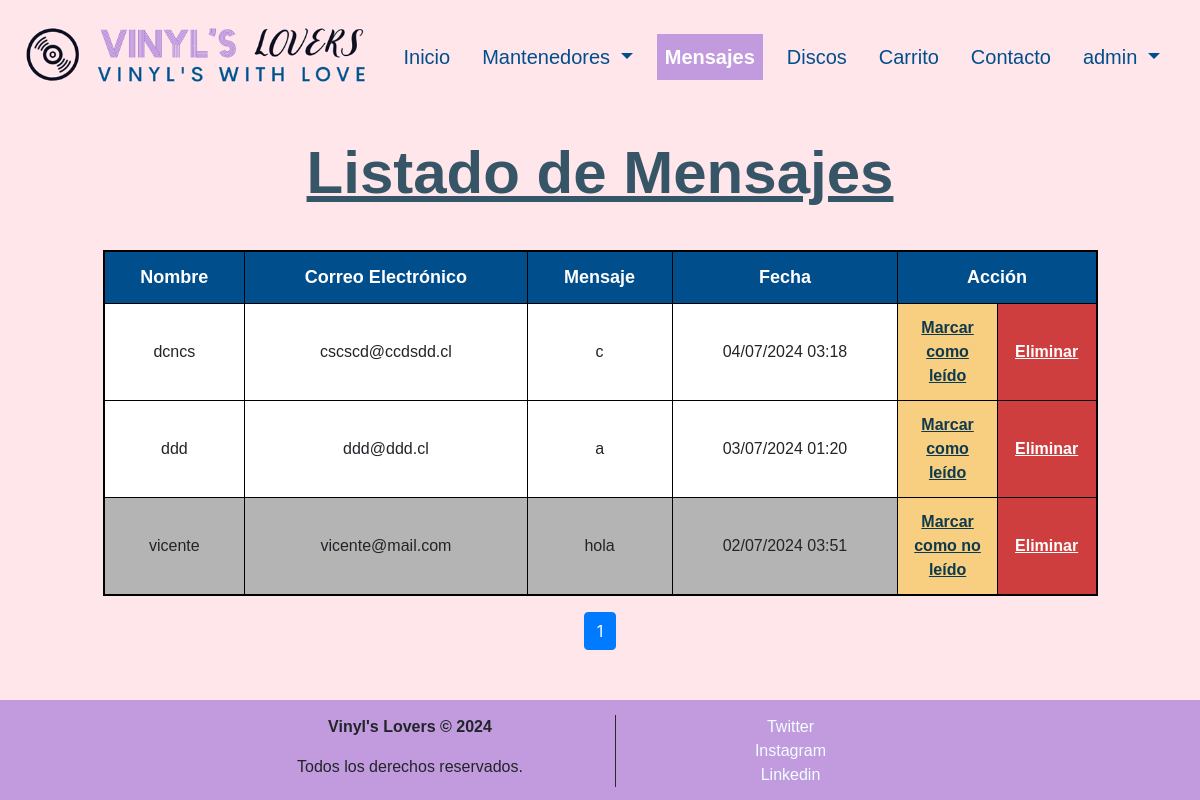
/mensajes (signed in), run on an earlier commit of the app's database.
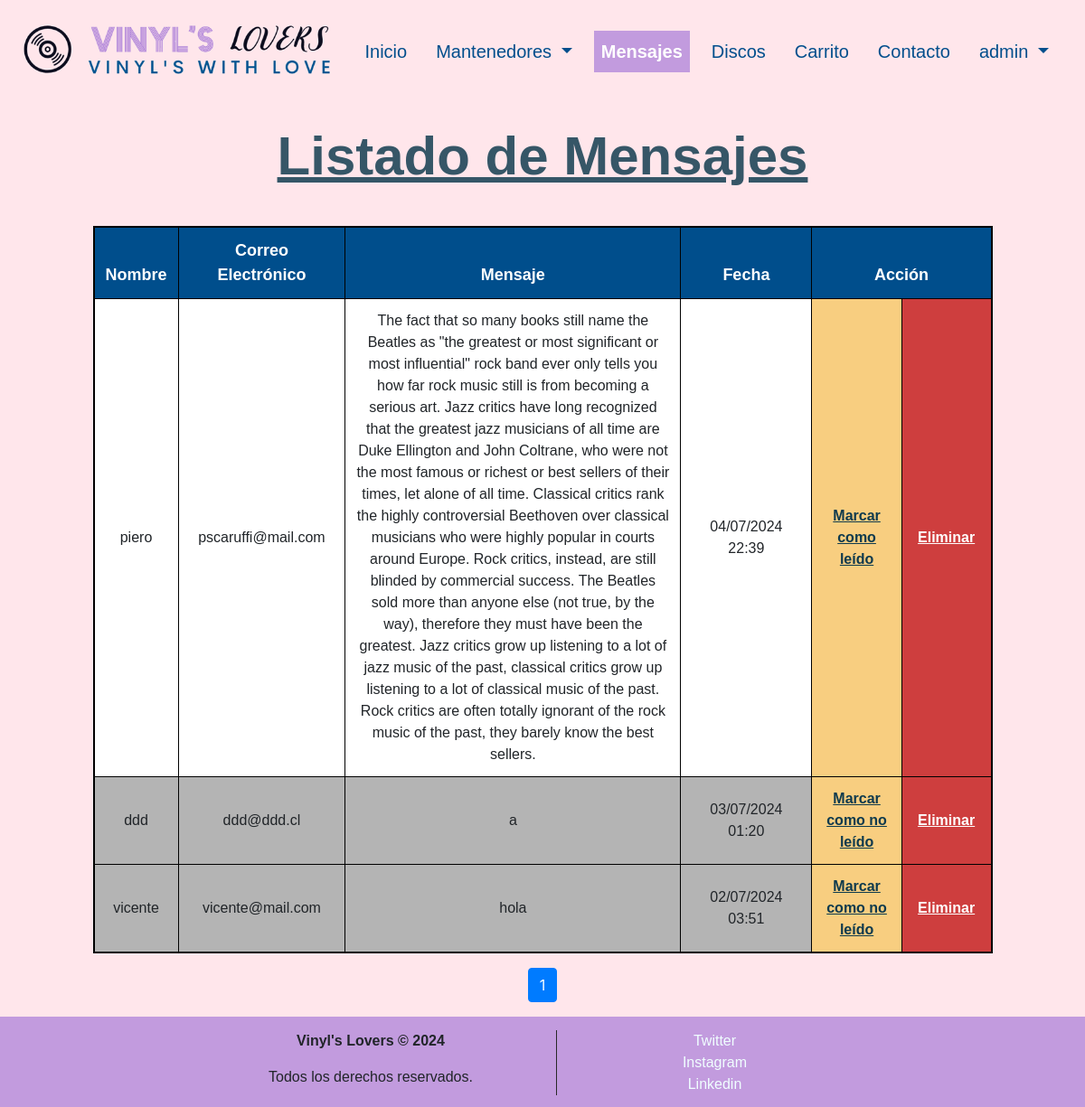
And on a later commit of the database.
### discos/models.py (models this page shows, shortened)
class Mensaje(models.Model):
    id_mensaje = models.AutoField(db_column='idMensaje', primary_key=True)
    nombre = models.CharField(max_length=100, null=False, blank=False)
    correo_electronico = models.EmailField(max_length=254, null=False, blank=False)
    mensaje = models.TextField(null=False, blank=False)
    fecha = models.DateTimeField(auto_now_add=True)
    leido = models.BooleanField(default=False, db_column='leido')

### discos/views.py (the view)
# urls.py: path('mensajes', views.listadoMensajes, name='mensajes'),
@login_required
def listadoMensajes(request):
    mensajes = Mensaje.objects.all().order_by('-fecha')
    paginator = Paginator(mensajes, 25)
    page = request.GET.get('page')
    try:
        mensajes = paginator.page(page)
    except PageNotAnInteger:
        mensajes = paginator.page(1)
    except EmptyPage:
        mensajes = paginator.page(paginator.num_pages)
    context = {'mensajes': mensajes, 'clase': 'mensajes'}
    return render(request, 'discos/mensajes.html', context)

### discos/templates/discos/mensajes.html (shortened to what this page needs)
{% extends "discos/base.html" %}
{% load static %}
{% block content %}
{% if user.is_staff %}
  <header>
    <div class="row justify-content-center">
      <div class="col-10">
          <h1>Listado de Mensajes</h1>
      </div>
    </div>
  </header>
  <div class="row justify-content-center">
    <div class="col-10">
      <div class="table-container">
            <table class="table table-striped">
                {% if mensajes %}
                    <thead>
                        <tr>
                            <th scope="col">Nombre</th>
                            <th scope="col">Correo Electrónico</th>
                            <th scope="col" class="col-mensaje">Mensaje</th>
                            <th scope="col">Fecha</th>
                            <th scope="col" colspan="2">Acción</th>
                        </tr>
                    </thead>
                    <tbody>
                        {% for mensaje in mensajes %}
                            <tr>
                                {% if mensaje.leido %}<td class="td-leido">{% else %}<td class="td-noleido">{% endif %} {{ mensaje.nombre }}</td>
                                {% if mensaje.leido %}<td class="td-leido">{% else %}<td class="td-noleido">{% endif %} {{ mensaje.correo_electronico }}</td>
                                {% if mensaje.leido %}<td class="td-leido col-mensaje">{% else %}<td class="td-noleido col-mensaje">{% endif %} {{ mensaje.mensaje }}</td>
                                {% if mensaje.leido %}<td class="td-leido">{% else %}<td class="td-noleido">{% endif %} {{ mensaje.fecha|date:"d/m/Y H:i" }}</td>
                                <td class="td-mark-read equal-width">
                                    {% if not mensaje.leido %}
                                        <a href="{% url 'cambiar_estado' pk=mensaje.id_mensaje %}">Marcar como leído</a>
                                    {% else %}
                                        <a href="{% url 'cambiar_estado' pk=mensaje.id_mensaje %}">Marcar como no leído</a>
                                    {% endif %}
                                </td>
                                <td class="td-delete equal-width"><a href="{% url 'mensajes_del' pk=mensaje.id_mensaje %}">Eliminar</a></td>
                            </tr>
                        {% endfor %}
                    </tbody>
                {% endif %}
            </table>
            <nav aria-label="Page navigation example">
              <ul class="pagination justify-content-center">
                  {% for num in mensajes.paginator.page_range %}
                      {% if mensajes.number == num %}
                          <li class="page-item active" aria-current="page"><span class="page-link">{{ num }}</span></li>
                      {% else %}
                          <li class="page-item"><a class="page-link" href="?page={{ num }}">{{ num }}</a></li>
                      {% endif %}
                  {% endfor %}
              </ul>
            </nav>
        </div>
    </div>
  </div>
{% else %}
  <div class="container-permisos">
    <h1>Error</h1>
    <p>No tienes permisos para ver esta página</p>
  </div>
{% endif %}
{% endblock %}

### discos/templates/discos/base.html (shortened to what this page needs)
{% load static %}
<!DOCTYPE html>
<html lang="en">
    <head>
        <link
          rel="stylesheet"
          href="https://cdn.jsdelivr.net/npm/bootstrap@4.6.2/dist/css/bootstrap.min.css"
        />
        <link rel="stylesheet" href="{% static 'css/styles.css' %}" />
      </head>
<body>
    <nav class="navbar navbar-expand-lg navbar-light bg-light">
        <a class="navbar-brand" href="{% url 'index' %}"><img src="{% static 'img/vllogo.png' %}" alt="logo" class="img-fluid"></a>
        <div class="collapse navbar-collapse" id="navbarSupportedContent">
          <ul class="navbar-nav mr-auto">
            {% if clase == 'index' %}<li class="nav-item active">{% else %}<li class="nav-item">{% endif %}
              <a class="nav-link" href="{% url 'index' %}">Inicio</a>
            </li>
            {% if user.is_staff %}
              {% if clase == 'mantenedores' %}<li class="nav-item dropdown active">{% else %}<li class="nav-item dropdown">{% endif %}
                  <a class="nav-link dropdown-toggle" href="#" id="navbarDropdown" role="button" data-toggle="dropdown" aria-haspopup="true" aria-expanded="false">
                    Mantenedores
                  </a>
              </li>
              {% if clase == 'mensajes' %}<li class="nav-item active">{% else %}<li class="nav-item">{% endif %}
                  <a class="nav-link" href="{% url 'mensajes' %}">Mensajes</a>
              </li>
            {% endif %}
            {% if clase == 'discos' %}<li class="nav-item active">{% else %}<li class="nav-item">{% endif %}
                <a class="nav-link" href="{% url 'discos' %}">Discos</a>
            </li>
            {% if clase == 'carrito' %}<li class="nav-item active">{% else %}<li class="nav-item">{% endif %}
                <a class="nav-link" href="{% url 'carrito' %}">Carrito <span id="orderBadge" class="badge badge-warning d-none">0</span></a>
            </li>
            {% if clase == 'contacto' %}<li class="nav-item active">{% else %}<li class="nav-item">{% endif %}
                <a class="nav-link" href="{% url 'contacto' %}">Contacto</a>
            </li>
            {% if user.is_authenticated %}
              {% if clase == 'perfil' %}<li class="nav-item dropdown active">{% else %}<li class="nav-item dropdown">{% endif %}
                  <a class="nav-link dropdown-toggle" href="#" id="navbarDropdown" role="button" data-toggle="dropdown" aria-haspopup="true" aria-expanded="false">
                      {{ user.username }}
                  </a>
              </li>
            {% else %}
              {% if clase == 'entrar' %}<li class="nav-item active">{% else %}<li class="nav-item">{% endif %}
                  <a class="nav-link" href="{% url 'entrar' %}">Entrar</a>
              </li>
            {% endif %}
          </ul>
        </div>
      </nav>
    {% block content %}{% endblock %}
    <footer class="footer">
      <div class="container">
          <div class="row justify-content-center">
              <div class="col-md-4">
                  <p><b>Vinyl's Lovers &copy; 2024</b></p>
                  <p>Todos los derechos reservados.</p>
              </div>
              <div class="col-md-4">
                  <div class="links-footer">
                      <a href="https://x.com/numetal_moment">Twitter</a><br>
                      <a href="https://www.instagram.com/alantiwa2000">Instagram</a><br>
                      <a href="https://www.linkedin.com/in/vicente-fredes-estuardo/">Linkedin</a>
                  </div>
              </div>
          </div>
      </div>
  </footer>
</body>
</html>

### discos/static/css/styles.css (style rules this page uses)
body { background-color: rgba(255, 230, 235); display: flex; flex-direction: column; min-height: 100vh; }
.navbar { font-family:'Lucida Sans', 'Lucida Sans Regular', 'Lucida Grande', 'Lucida Sans Unicode', Geneva, Verdana, sans-serif; font-size: 20px; color: black; background-color: rgba(255, 230, 235) !important; }
.navbar .navbar-nav { margin: 0 auto; }
.navbar .navbar-nav .nav-item .nav-link { margin-top: 7px; color: rgb(0, 78, 140); line-height: 1.5; margin-right: 2vh; }
.navbar .navbar-nav .nav-item.active .nav-link { background-color: rgb(194, 155, 222); color: white; font-weight: bold; }
footer { width: 100%; margin-bottom: 0; margin-top: auto; background-color: rgb(194, 155, 222); align-items: center; vertical-align: middle; text-align: center; padding-top: 15px; padding-bottom: 5px; font-family:'Lucida Sans', 'Lucida Sans Regular', 'Lucida Grande', 'Lucida Sans Unicode', Geneva, Verdana, sans-serif; }
@media (min-width: 770px) { footer .links-footer { border-left: 1px solid rgb(41, 41, 41); } }
footer .links-footer a { color: azure; font-weight:500; }
header .row { margin-bottom: 1%; vertical-align: middle; align-items: center; }
header h1 { text-align: center; margin-top: 3%; margin-bottom: 3%; color: rgba(14, 58, 77, 0.836);; font-weight: bold; font-size: 60px; font-family:'Lucida Sans', 'Lucida Sans Regular', 'Lucida Grande', 'Lucida Sans Unicode', Geneva, Verdana, sans-serif; text-decoration: underline; }
.table-container { overflow-x:auto; }
.table-striped { background-color: azure; border: 2px solid black; text-align: center; font-family:'Lucida Sans', 'Lucida Sans Regular', 'Lucida Grande', 'Lucida Sans Unicode', Geneva, Verdana, sans-serif; }
.table-striped th { font-size: 18px; background-color: rgb(0, 78, 140); color: white; }
.table-striped th, .table-striped td { border: 1px solid black !important; vertical-align: middle; }
.col-mensaje { max-width: 50vh; word-wrap: break-word; white-space: pre-line; }
.table-striped .td-delete { background-color: rgb(206, 62, 62); }
.table-striped .td-delete a { color: white; font-weight: bold; text-decoration: underline; }
.table-striped .td-leido { background-color: rgb(180, 180, 180); }
.table-striped .td-noleido { background-color: white; }
.table-striped .td-mark-read { background-color: rgb(248, 206, 128); }
.table-striped .td-mark-read a { color: rgba(14, 58, 77); font-weight: bold; text-decoration: underline; }
.equal-width { width: 10%; }

What changed in the data, as far as the page shows it:
removed Mensaje: nombre "dcncs", correo_electronico "cscscd@ccdsdd.cl", mensaje "c", fecha "04/07/2024 03:18", leido "Marcar como leído"
added Mensaje: nombre "piero", correo_electronico "pscaruffi@mail.com", mensaje "The fact that so many books still name the Beatles as \"the greatest or most significant or most influential\" rock band ever only tells you how far rock music still is from becoming a serious art. Jazz critics have long recognized that the greatest jazz musicians of all time are Duke Ellington and John Coltrane, who were not the most famous or richest or best sellers of their times, let alone of all time. Classical critics rank the highly controversial Beethoven over classical musicians who were highly popular in courts around Europe. Rock critics, instead, are still blinded by commercial success. The Beatles sold more than anyone else (not true, by the way), therefore they must have been…", fecha "04/07/2024 22:39", leido "Marcar como leído"
changed Mensaje "ddd": leido "Marcar como leído" → "Marcar como no leído"
